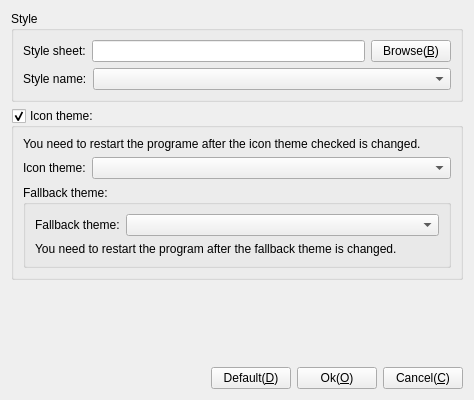
<?xml version="1.0" encoding="UTF-8"?>
<ui version="4.0">
 <class>CFrmStyle</class>
 <widget class="QWidget" name="CFrmStyle">
  <property name="geometry">
   <rect>
    <x>0</x>
    <y>0</y>
    <width>474</width>
    <height>400</height>
   </rect>
  </property>
  <property name="windowTitle">
   <string>Set style</string>
  </property>
  <property name="windowIcon">
   <iconset theme="style"/>
  </property>
  <layout class="QGridLayout" name="gridLayout_4">
   <item row="0" column="0">
    <widget class="QGroupBox" name="groupBox_3">
     <property name="title">
      <string>Style</string>
     </property>
     <layout class="QGridLayout" name="gridLayout_3">
      <item row="0" column="0">
       <layout class="QHBoxLayout" name="horizontalLayout_5">
        <item>
         <widget class="QLabel" name="label_4">
          <property name="text">
           <string>Style sheet:</string>
          </property>
         </widget>
        </item>
        <item>
         <widget class="QLineEdit" name="leStyleSheet"/>
        </item>
        <item>
         <widget class="QPushButton" name="pbBrowse">
          <property name="text">
           <string>Browse(&amp;B)</string>
          </property>
         </widget>
        </item>
       </layout>
      </item>
      <item row="1" column="0">
       <layout class="QHBoxLayout" name="horizontalLayout_3">
        <item>
         <widget class="QLabel" name="label_2">
          <property name="text">
           <string>Style name:</string>
          </property>
         </widget>
        </item>
        <item>
         <widget class="QComboBox" name="cbStyleName">
          <property name="sizePolicy">
           <sizepolicy hsizetype="Expanding" vsizetype="Fixed">
            <horstretch>0</horstretch>
            <verstretch>0</verstretch>
           </sizepolicy>
          </property>
         </widget>
        </item>
       </layout>
      </item>
     </layout>
    </widget>
   </item>
   <item row="1" column="0">
    <widget class="QGroupBox" name="gpIconTheme">
     <property name="title">
      <string>Icon theme:</string>
     </property>
     <property name="checkable">
      <bool>true</bool>
     </property>
     <layout class="QGridLayout" name="gridLayout_2">
      <item row="0" column="0">
       <widget class="QLabel" name="lbIconThemeChanged">
        <property name="text">
         <string>You need to restart the programe after the icon theme checked is changed.</string>
        </property>
        <property name="wordWrap">
         <bool>true</bool>
        </property>
       </widget>
      </item>
      <item row="2" column="0">
       <widget class="QGroupBox" name="gbFallbackTheme">
        <property name="sizePolicy">
         <sizepolicy hsizetype="Preferred" vsizetype="Preferred">
          <horstretch>0</horstretch>
          <verstretch>0</verstretch>
         </sizepolicy>
        </property>
        <property name="title">
         <string>Fallback theme:</string>
        </property>
        <layout class="QGridLayout" name="gridLayout">
         <item row="0" column="0">
          <layout class="QHBoxLayout" name="horizontalLayout_2">
           <item>
            <widget class="QLabel" name="label_5">
             <property name="text">
              <string>Fallback theme:</string>
             </property>
            </widget>
           </item>
           <item>
            <widget class="QComboBox" name="cbFallbackTheme">
             <property name="sizePolicy">
              <sizepolicy hsizetype="Expanding" vsizetype="Fixed">
               <horstretch>0</horstretch>
               <verstretch>0</verstretch>
              </sizepolicy>
             </property>
            </widget>
           </item>
          </layout>
         </item>
         <item row="1" column="0">
          <widget class="QLabel" name="label">
           <property name="text">
            <string>You need to restart the program after the fallback theme is changed.</string>
           </property>
           <property name="wordWrap">
            <bool>true</bool>
           </property>
          </widget>
         </item>
        </layout>
       </widget>
      </item>
      <item row="1" column="0">
       <layout class="QHBoxLayout" name="horizontalLayout_4">
        <item>
         <widget class="QLabel" name="label_3">
          <property name="text">
           <string>Icon theme:</string>
          </property>
         </widget>
        </item>
        <item>
         <widget class="QComboBox" name="cbIconTheme">
          <property name="sizePolicy">
           <sizepolicy hsizetype="Expanding" vsizetype="Fixed">
            <horstretch>0</horstretch>
            <verstretch>0</verstretch>
           </sizepolicy>
          </property>
         </widget>
        </item>
       </layout>
      </item>
     </layout>
    </widget>
   </item>
   <item row="2" column="0">
    <spacer name="verticalSpacer">
     <property name="orientation">
      <enum>Qt::Vertical</enum>
     </property>
     <property name="sizeHint" stdset="0">
      <size>
       <width>17</width>
       <height>13</height>
      </size>
     </property>
    </spacer>
   </item>
   <item row="3" column="0">
    <layout class="QHBoxLayout" name="horizontalLayout">
     <item>
      <spacer name="horizontalSpacer">
       <property name="orientation">
        <enum>Qt::Horizontal</enum>
       </property>
       <property name="sizeHint" stdset="0">
        <size>
         <width>40</width>
         <height>20</height>
        </size>
       </property>
      </spacer>
     </item>
     <item>
      <widget class="QPushButton" name="pbDefault">
       <property name="text">
        <string>Default(&amp;D)</string>
       </property>
      </widget>
     </item>
     <item>
      <widget class="QPushButton" name="pbOK">
       <property name="text">
        <string>Ok(&amp;O)</string>
       </property>
      </widget>
     </item>
     <item>
      <widget class="QPushButton" name="pbCancel">
       <property name="text">
        <string>Cancel(&amp;C)</string>
       </property>
      </widget>
     </item>
    </layout>
   </item>
  </layout>
 </widget>
 <resources/>
 <connections/>
</ui>
